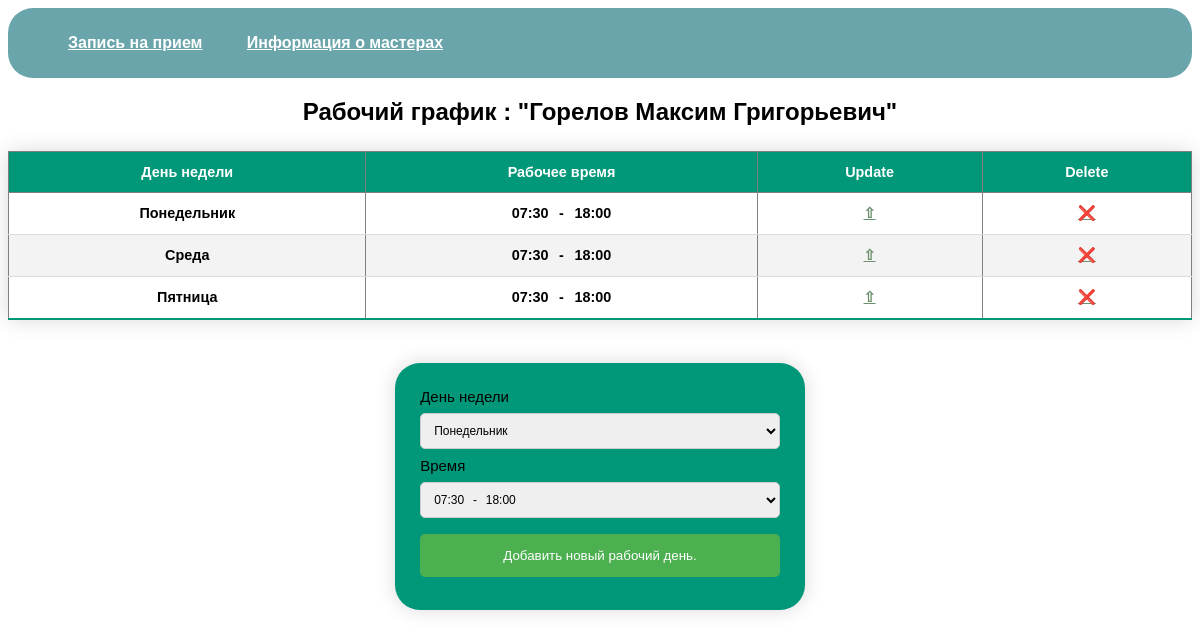
/time_table.php?id=5, run on the app's committed database.
### tables this page shows
CREATE TABLE workers
(
    id                INTEGER PRIMARY KEY AUTOINCREMENT,
    first_n           TEXT    NOT NULL,
    second_n          TEXT    NOT NULL,
    middle_n          TEXT    NOT NULL,
    status            TEXT    NOT NULL CHECK (status = "working" OR status = "fired" ),
    percent           REAL    NOT NULL CHECK ( percent BETWEEN 0 AND 100),
    specialization_id INTEGER NOT NULL,
    FOREIGN KEY (specialization_id) REFERENCES specializations (id)
);

CREATE TABLE time_table
(
    id        integer primary key autoincrement,
    worker_id integer not null,
    day_id    integer not null,
    time      text    not null,
    UNIQUE
        (
         worker_id,
         day_id
            ),
    FOREIGN KEY
        (
         worker_id
            )
        REFERENCES workers
            (
             id
                ),
    FOREIGN KEY
        (
         day_id
            )
        REFERENCES day_id
            (
             id
                )
);

### public/config/connect.php (called while the page is built, shortened)
<?php
function getData($pdo, $query)
{
    $statement = $pdo->query($query);
    $data = $statement->fetchAll();
    return $data;
}

### public/time_table.php (the view, shortened to what this page needs)
<!DOCTYPE html>
<html lang="en">
<head>
    <link rel="stylesheet" href="./styles.css">
</head>
<body>
    <div class="nav_bar">
        <nav>
            <ul>
                <li>
                    <a href="./appointments.php">Запись на прием</a>
                </li>
                <li>
                    <a href="./index.php">Информация о мастерах</a>
                </li>
            </ul>
        </nav>
    </div>
    <?php
    require_once "./config/connect.php";
    $query = "SELECT * FROM workers WHERE id == {$_GET['id']};";
    $name = getData(pdo: $pdo, query: $query);
    ?>
    <h2>Рабочий график : "<?= $name[0]['second_n'], " ", $name[0]['first_n'], " ", $name[0]['middle_n'] ?>"</h2>
    <?php
    $query = "SELECT * FROM time_table WHERE worker_id == {$_GET['id']};";
    $data = getData(pdo: $pdo, query: $query);
    $query = "SELECT * FROM day_id;";
    $week_day = getData(pdo: $pdo, query: $query);
    ?>
    <table border="1" width="100%" cellpadding="10" class="table">
        <thead>
            <th>День недели</th>
            <th>Рабочее время</th>
            <th>Update</th>
            <th>Delete</th>
        </thead>
        <?php
        foreach ($data as $d) {
        ?>
            <tr>
                <th>
                    <?php
                    $query = "SELECT day FROM day_id WHERE id = {$d['day_id']};";
                    $day = getData(pdo: $pdo, query: $query);
                    print_r($day[0][0]);
                    ?>
                </th>
                <th>
                    <?= $d["time"] ?>
                </th>
                <th>
                    <a href="update_page.php?time=<?= $d["time"] ?>&worker_id=<?= $_GET['id'] ?>&day_id=<?= $d['day_id'] ?>&id=<?= $d["id"] ?>">⇧</a>
                </th>
                <th>
                    <a href="delete.php?id=<?= $_GET["id"] ?>&data_id=<?= $d["id"] ?>">❌</a>
                </th>
            </tr>
        <?php } ?>
    </table>
    <br>
    <form action="create.php?id=<?= $_GET['id'] ?>" style=" display:flex; justify-content: center;" method="post">
        <div class="update_form" style="background-color: #009879;">
            <label>
                <label>День недели</label>
                <br>
                <select name="day" style="margin-right: 15px;padding: 9px;">
                    <?php
                    $query = "SELECT schedule FROM work_schedule;";
                    $graphic = getData(pdo: $pdo, query: $query);
                    foreach ($week_day as $day) {
                    ?>
                        <option>
                            <?= $day["day"] ?>
                        </option>
                    <?php } ?>
                </select>
            </label>
            <br>
            <label>
                <label>Время</label>
                <br>
                <select name="time" style="padding: 9px;">
                    <?php
                    foreach ($graphic as $hours) { ?>
                        <option>
                            <?= $hours['schedule'] ?>
                        </option>
                    <?php
                    } ?>
                </select>
                <input type="submit" value="Добавить новый рабочий день.">
            </label>
        </div>
    </form>
</body>
</html>

### public/styles.css (style rules this page uses)
.table { border-collapse: collapse; margin: 25px 0; font-size: 0.9em; font-family: sans-serif; min-width: 400px; box-shadow: 0 0 20px rgba(0, 0, 0, 0.15); }
.table th, .table td { padding: 12px 15px; }
.table tbody tr { border-bottom: 1px solid #dddddd; }
.table tbody tr:nth-of-type(even) { background-color: #f3f3f3; }
.table tbody tr:last-of-type { border-bottom: 2px solid #009879; }
a { color: #6d916c; }
.update_form input[type="text"], .update_form select, .register_form input[type="text"], .register_form input[type="date"], .register_form select { width: 100%; padding: 12px 20px; margin: 8px 0; display: inline-block; border: 1px solid #ccc; border-radius: 5px; box-sizing: border-box; }
.update_form input[type="submit"], .register_form input[type="submit"] { width: 100%; background-color: #4caf50; color: white; padding: 14px 20px; margin: 8px 0; border: none; border-radius: 5px; cursor: pointer; }
.update_form, .register_form { background-color: gray; font-size: 15px; display: block; border-radius: 25px; padding: 25px; box-shadow: 0 0 20px rgba(0, 0, 0, 0.15); }
.update_form select { padding: 5px; max-width: 400px; font-size: 12px; }
body { font-family: sans-serif; }
h1, h2 { text-align: center; }
table { width: 100%; }
.nav_bar { height: 100%; width: 100%; background-color: #69a5aa; border-radius: 25px; }
nav { display: flex; justify-content: space-between; }
nav ul li { list-style-type: none; display: inline-block; padding: 10px 20px; }
nav ul li a { color: white; font-weight: bold; }

### data on the page
workers: second_n "Горелов", first_n "Максим", middle_n "Григорьевич"
time_table: value "Понедельник", time "07:30⠀-⠀18:00"
time_table: value "Среда", time "07:30⠀-⠀18:00"
time_table: value "Пятница", time "07:30⠀-⠀18:00"

### other printed values
form field day "Понедельник"
form field time "07:30⠀-⠀18:00"
